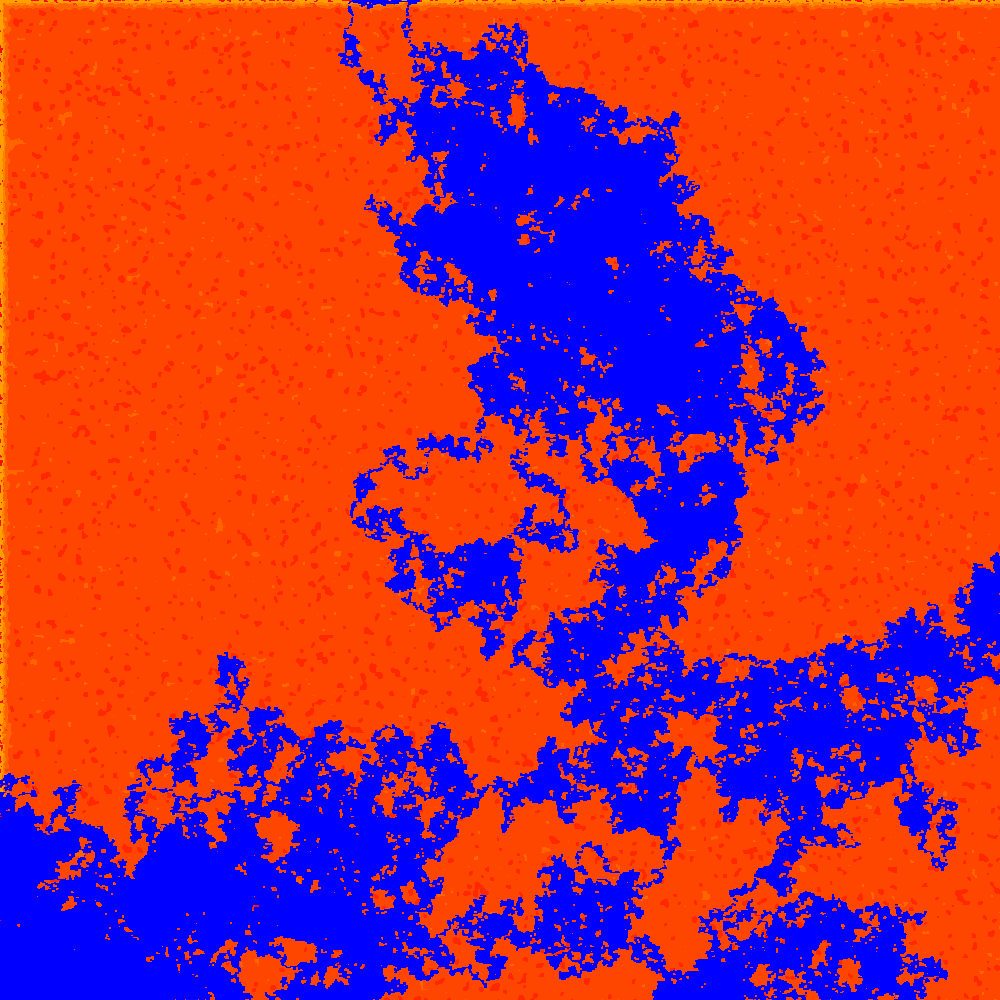

Python code for this plot:
from PIL import Image
import numpy
import scipy.signal
import math

import random
import townMapCell

class generated_map():
    def __init__(self,x,y,topo="mountains",seed=None):
        self.x = x
        self.y = y
        self.seed = random.seed(a=seed)
        self.height_max = 4
        self.height_min = 1
        if topo == "plains":
            self.height_max = 4
            self.height_min = 1
        elif topo == "hills":
            self.height_max = 7
            self.height_min = 2
        elif topo == "mountains":
            self.height_max = 10
            self.height_min = 5
        self.values = [[townMapCell.Cell(height=self.height_min) for i in range(x)] for j in range(y)]
        self.map_image = Image.new('RGB',(self.x,self.y), (255, 255, 255))

    def create_map_image(self,style="standard",name = "image"):

        for x in range(self.x):
            for y in range(self.y):
                self.values[x][y].height = self.smooth(x,y,self.values[x][y].height)
                self.values[x][y].g_type = self.smooth_river(x,y,self.values[x][y].g_type)
                self.values[x][y].g_type = self.smooth_river(x,y,self.values[x][y].g_type)


        if style == "topo":
            topo_colours = {1:(200, 255, 0),2:(255, 255, 0),3:(255, 220, 0),4:(255, 190, 0),5:(255, 160, 0),6:(255, 130, 0),7:(255, 100, 0),8:(255, 70, 0),9:(255, 40, 0),10:(255, 10, 0)}
            for x in range(self.x):
                for y in range(self.y):
                    if self.values[x][y].height != 0:
                        self.map_image.putpixel((x,y),topo_colours[self.values[x][y].height])
        elif style == "standard":
            pass
        
        for x in range(self.x):
                for y in range(self.y):
                    if self.values[x][y].g_type == "water":
                        self.map_image.putpixel((x,y),(0,0,255))


        #self.map_image.putpixel((500,500),(255, 0, 0))
        self.map_image.save(name+".png", "PNG")

    def create_topography_map(self):
        random_val_list = list(range(self.height_min,self.height_max)) + [self.height_min] * 100 + [self.height_max] * 40
        for x in range(self.x):
            for y in range(self.y):
                self.values[x][y].height = random.choice(random_val_list)
    

    def generate_river(self):
        river_x = self.x-1
        river_y = self.y-1
        

        if random.randint(1,2) == 1:
            river_x = random.randint(0,self.x-1)
        else:
            river_y = random.randint(0,self.y -1)

        self.values[river_x][river_y].g_type = "water"
        self.values[river_x][river_y].height = self.height_max

        if self.x == 100:
            size_adj = 100
        if self.x == 500:
            size_adj = 2000
        elif self.x == 1000:
            size_adj = 2000
        elif self.x == 3000:
            size_adj = 10000
        


        for i in range(self.x*size_adj):
            self.values[river_x][river_y].g_type = "water"
            self.values[river_x][river_y].height = self.height_max
            try:
                if self.values[river_x+1][river_y].height == self.height_min:
                    river_x += 1
                    continue
            except:
                pass

            try:
                if self.values[river_x-1][river_y].height == self.height_min:
                    river_x -= 1
                    continue
            except:
                pass

            try:
                if self.values[river_x][river_y+1].height == self.height_min:
                    river_y += 1
                    continue
            except:
                pass

            try:
                if self.values[river_x][river_y-1].height == self.height_min:
                    river_y -= 1
                    continue
            except:
                pass

            while True:
                rand_dir = random.randint(1,4)
                if rand_dir == 1 and river_x < self.x - 1:
                    river_x += 1
                    break
                elif rand_dir == 2 and river_x > 0:
                    river_x -= 1
                    break
                elif rand_dir == 3 and river_y < self.y - 1:
                    river_y += 1
                    break
                elif rand_dir == 4 and river_y > 0:
                    river_y -= 1
                    break


    def gaussian_blur_river(self):
        new_values = [[[] for i in range(self.x)] for i in range(self.y)]
        for x in range(self.x):
            for y in range(self.y):
                if self.values[x][y].g_type == "water":
                    new_values[x][y] = 1
                else:
                    new_values[x][y] = 0
        new_values = numpy.array(new_values)
        convolution_array = numpy.array([
            [0.01875,0.01875,0.01875,0.01875,0.01875],
            [0.01875,0.05,0.05,0.05,0.01875],
            [0.01875,0.05,0.3,0.05,0.01875],
            [0.01875,0.05,0.05,0.05,0.01875],
            [0.01875,0.01875,0.01875,0.01875,0.01875]
        ])



        #convolution_array = numpy.array([[1/9,1/9,1/9],[1/9,1/9,1/9],[1/9,1/9,1/9]])
        out = scipy.signal.fftconvolve(new_values,convolution_array)
        for x in range(self.x):
            for y in range(self.y):
                out_val = math.ceil(out[x][y])
                t_vals = {0:"land",1:"water"}
                if out_val < 0:
                    out_val = 0
                elif out_val > 1:
                    out_val = 1
                self.values[x][y].g_type = t_vals[out_val]
                    




    def gaussian_blur(self):
        new_values = [[[self.height_min] for i in range(self.x)] for i in range(self.y)]
        for x in range(self.x):
            for y in range(self.y):
                new_values[x][y] = self.values[x][y].height
        new_values = numpy.array(new_values)
        convolution_array = numpy.array([
            [0.01875,0.01875,0.01875,0.01875,0.01875],
            [0.01875,0.05,0.05,0.05,0.01875],
            [0.01875,0.05,0.3,0.05,0.01875],
            [0.01875,0.05,0.05,0.05,0.01875],
            [0.01875,0.01875,0.01875,0.01875,0.01875]
        ])



        #convolution_array = numpy.array([[1/9,1/9,1/9],[1/9,1/9,1/9],[1/9,1/9,1/9]])
        out = scipy.signal.fftconvolve(new_values,convolution_array)
        for x in range(self.x):
            for y in range(self.y):
                out_val = math.ceil(out[x][y])
                self.values[x][y].height = out_val

                if out_val < self.height_min:
                    self.values[x][y].height = random.choice(list(range(self.height_min,self.height_max)) + [self.height_min] * 100 + [self.height_max] * 40)
                elif out_val > self.height_max:
                    self.values[x][y].height = self.height_max

    def smooth(self,x,y,current_height):
        try:
            if (self.values[x+1][y].height == self.values[x-1][y].height == self.values[x][y+1].height == self.values[x][y-1].height) or (self.values[x+1][y].height == self.values[x-1][y].height):
                return self.values[x+1][y].height
            elif (self.values[x][y+1].height == self.values[x][y-1].height):
                return self.values[x][y+1].height
            else:
                return current_height
        except:
            return current_height

    def smooth_river(self,x,y,current_t_type):
        try:
            if (self.values[x+1][y].g_type == self.values[x-1][y].g_type == self.values[x][y+1].g_type == self.values[x][y-1].g_type) or (self.values[x+1][y].g_type == self.values[x-1][y].g_type):
                return self.values[x+1][y].g_type
            elif (self.values[x][y+1].g_type == self.values[x][y-1].g_type):
                return self.values[x][y+1].g_type
            else:
                return current_t_type
        except:
            return current_t_type




    